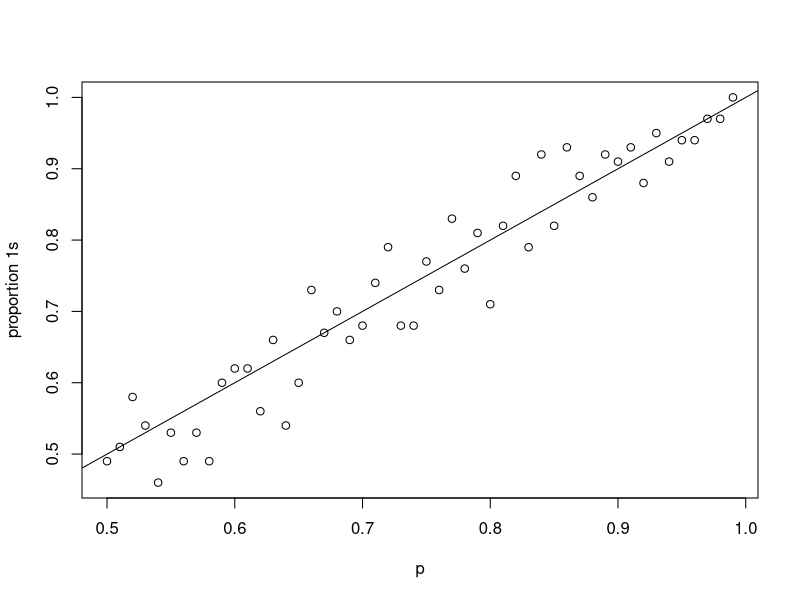
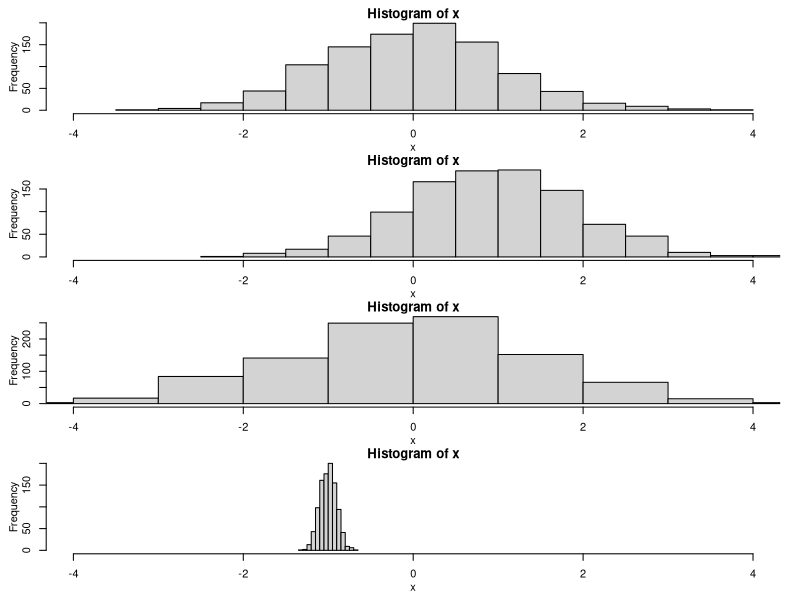
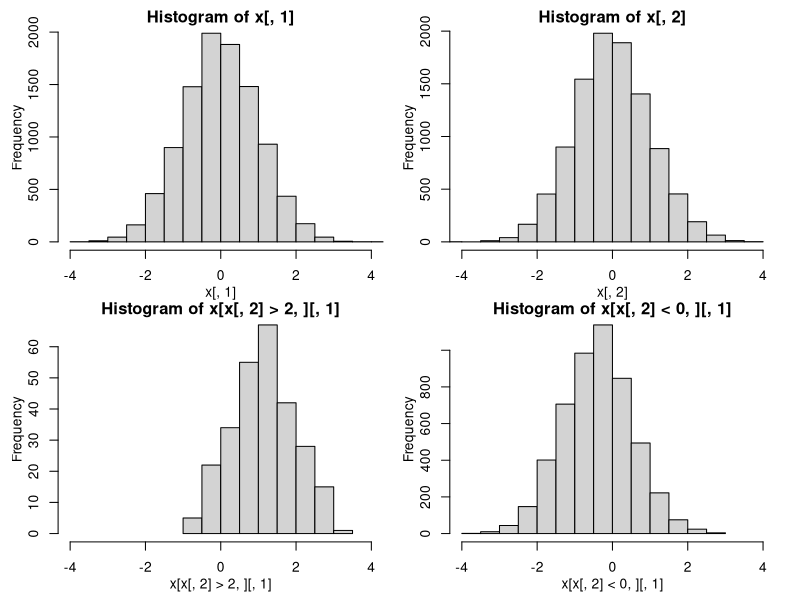

Reproduce these figures in R, in order.
##################################################################################################
##bernoulli
##bernoulli distributions are of interest when we want to simulate dichotomous/binary random variables
##bernoulli distributions are weighted coins. simple! they only have one parameter: the proportion of heads/1s
##the bernoulli is a special case of the binomial distribution which is how we will invoke it
rbinom(1,1,.5) #note that we are calling "rbinom". the second parameter being fixed at 1 is what makes it the special case of the bernoulli distribution
rbinom(10,1,.5) #the first parameter is the number of coin tosses we want
rbinom(100,1,.95) #the last parameter is the proportion of observations that should be 1s

##a totally different way of doing this is to use the uniform distribution.
##basically, we can take a random draw from Unif(0,1) and test it to produce binary outcomes.
##let's test our ability to do this by varying the proportion (p) of 1s:
out<-list()
for (p in seq(.5,.99,by=.01)) {
    x<-runif(100) #the 100 here is controlling the number of coin flips (i.e., the first parameter in the call to rbinom() above)
    y<-ifelse(x>p,0,1)
    out[[as.character(p)]]<-c(p,mean(y))
}
plot(do.call("rbind",out),xlab='p',ylab='proportion 1s')
abline(0,1) #this looks pretty good! how might we decrease variation around the 45 degree line?

##binary outcomes can be both predictors and outcomes. when the latter, they typically get modeled using logistic regression. we'll do that below.

##################################################################################################
##multinomial
##the multinomial distribution is more complicated. it will generate outcomes in different categories. for our purposes, the distribution has one vector-valued parameter: the proportion of responses in each category. 
rmultinom(1,1,rep(1,4)/4) #we'll start by simulating data wherein an observation can be in one of four groups. for the moment, we equally weight the groups. ignore the first two numbers in this line
rmultinom(10,1,rep(1,4)/4) #we can take repeated observations
rmultinom(10,1,c(3/4,c(.25,.25,.25)/3)) #we can also have uneven weights

x<-rmultinom(100,1,c(3/4,c(.25,.25,.25)/3)) #how can we convert this to an indicator about which group the observation is in?
gr<-apply(x,2,function(z) which(z>0)) #this way!
table(gr) #note that most of the observations are in group 1 which is consistent with how we simulated data

##multinomial random variables can be modeled as outcomes, but we'll largely focus on using them to assign, for example, a student to a class (i.e., a student is in a certain group)

##################################################################################################
##normal
rnorm(1,mean=0,sd=1) #hopefully this is starting to look somewhat familiar. 
#you should have a lot of intuition about this. for example, this should all be ok by you
par(mfrow=c(4,1),mgp=c(2,1,0),mar=c(3,3,1,1),oma=rep(.5,4))
x<-rnorm(1000)
hist(x,xlim=c(-4,4))
x<-rnorm(1000,mean=1)
hist(x,xlim=c(-4,4))
x<-rnorm(1000,sd=1.5)
hist(x,xlim=c(-4,4))
x<-rnorm(1000,mean=-1,sd=.1)
hist(x,xlim=c(-4,4))

##one thing we'll do frequently is draw from the multivariate normal.
##we can use this to simulate, for example, two normally distributed variables with a certain correlation
##let's look at how this works.
library(MASS)
x<-mvrnorm(10000,mu=c(0,0), #mu is the the center of the bivariate normal
           Sigma=matrix(c(1,.5,.5,1),2,2) #this is the variance-covariance matrix
           )
cor(x)
par(mfrow=c(2,2),mgp=c(2,1,0),mar=c(3,3,1,1),oma=rep(.5,4))
hist(x[,1],xlim=c(-4,4))
hist(x[,2],xlim=c(-4,4))
hist(x[x[,2]>2,][,1],xlim=c(-4,4)) #this is just the x1 values where x2>2. what do you expect it to look like?
hist(x[x[,2]<0,][,1],xlim=c(-4,4)) 



##################################################################################################
##now let's put a few things together to see some basic regression examples based on drawing from distributions
##let's first look at a logistic regression example where we are regressing a binary outcome on a normally distributed predictor
beta<-1
x<-rnorm(10000) #this will be the IV
pr<-1/(1+exp(-1*(beta*x))) #the logistic transformation!
y<-rbinom(length(x),1,pr)
m<-glm(y~x,family="binomial")
coef(m)[2] #explore how this output changes as you chance beta

##what if we flip it so that we have a binary predictor of a continuous outcome?
beta<-1
x<-rbinom(10000,1,.5)
y<-beta*x+rnorm(length(x))
m<-lm(y~x)
coef(m)[2] #again, how does this vary as a function of beta?

##what if we have a continuous outcome with a categorical predictor?
beta<-c(.5,1,1,1)
x<-rmultinom(50000,1,rep(1,4)/4) #how can we convert this to an indicator about which group the observation is in?
gr<-apply(x,2,function(z) which(z>0)) #this way!
ng<-max(gr)
L<-list()
for (i in 1:ng) L[[i]]<-ifelse(gr==i,1,0)
xv<-do.call("cbind",L)
pr<-1/(1+exp(-1*(xv %*% matrix(beta,ncol=1)))) #note we made use of matrix multiplicaiton here (%*%)
y<-rbinom(length(x),1,pr[,1])
df<-data.frame(y=y,xv)
fm<-paste("y~0+",paste(names(df)[-1],collapse="+"))
m<-glm(fm,df,family="binomial")
coef(m) #explore this this output changes as you chance beta
